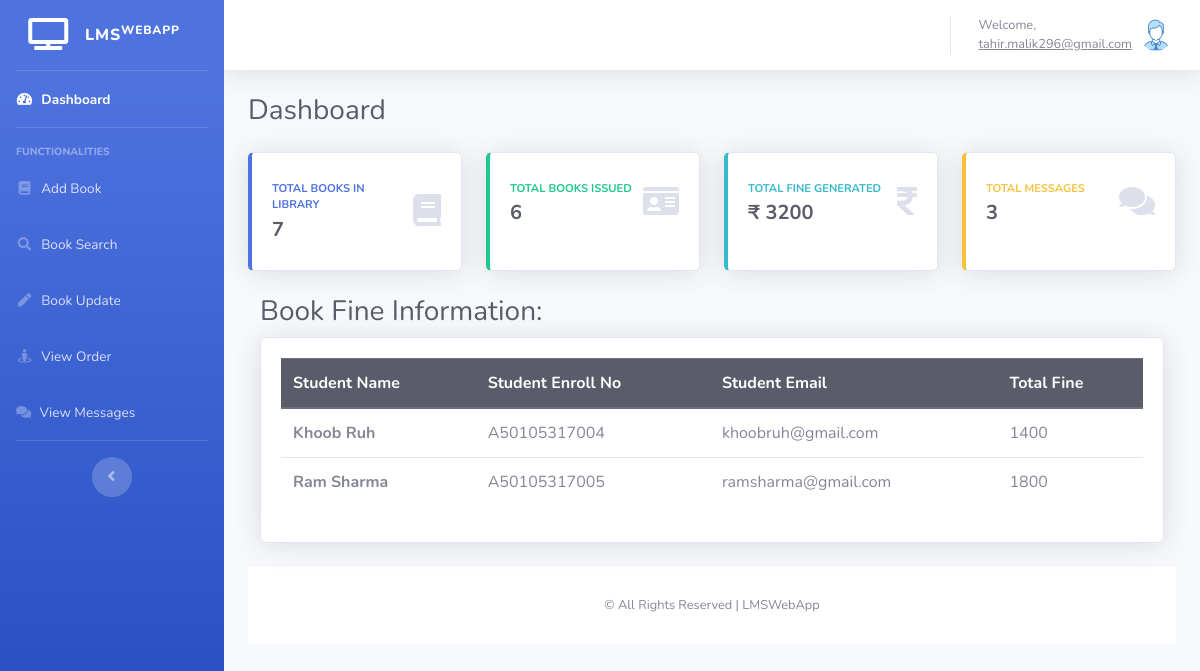
Page /Account/Panel/AdminPanel/index.php (signed in) on the committed database.
### tables this page shows
CREATE TABLE `finetable` (
  `ftid` int(11) NOT NULL,
  `studentname` varchar(100) NOT NULL,
  `studentenrollno` varchar(100) NOT NULL,
  `email` varchar(100) NOT NULL,
  `fine` int(10) NOT NULL,
  `time` timestamp NOT NULL DEFAULT current_timestamp() ON UPDATE current_timestamp()
);

### Account/Panel/AdminPanel/index.php (the view, shortened to what this page needs)
<?php
if(isset($_SESSION['email']) && isset($_SESSION['password'])) {
  $email = $_SESSION['email'];
  ?>
  <!DOCTYPE html>
<html lang="en">
<head>
  <link href="vendor/fontawesome-free/css/all.min.css" rel="stylesheet" type="text/css">
  <link href="css/sb-admin-2.min.css" rel="stylesheet">
</head>
<body id="page-top">
  <div id="wrapper">
    <ul class="navbar-nav bg-gradient-primary sidebar sidebar-dark accordion" id="accordionSidebar">
      <a class="sidebar-brand d-flex align-items-center justify-content-center" href="index.php">
        <div class="sidebar-brand-icon">
        <i class="fas fa-tv"></i>
        </div>
        <div class="sidebar-brand-text mx-3">LMS<sup>WebApp</sup></div>
      </a>
      <hr class="sidebar-divider my-0">
      <li class="nav-item active">
        <a class="nav-link" href="index.php">
          <i class="fas fa-fw fa-tachometer-alt"></i>
          <span>Dashboard</span></a>
      </li>
      <hr class="sidebar-divider">
      <div class="sidebar-heading">
        Functionalities
      </div>
      <li class="nav-item">
        <a class="nav-link collapsed" href="adminAddBook.php">
          <i class="fas fa-fw fa-book"></i>
          <span>Add Book</span>
        </a>
      </li>
      <li class="nav-item">
        <a class="nav-link collapsed" href="adminBookSearch.php">
          <i class="fas fa-fw fa-search"></i>
          <span>Book Search</span>
        </a>
      </li>
      <li class="nav-item">
        <a class="nav-link" href="adminBookUpdate.php">
          <i class="fas fa-fw fa-pen"></i>
          <span>Book Update</span></a>
      </li>
      <li class="nav-item">
        <a class="nav-link" href="adminViewOrder.php">
          <i class="fas fa-fw fa-street-view"></i>
          <span>View Order</span></a>
      </li>
      <li class="nav-item">
        <a class="nav-link" href="adminViewMessages.php">
          <i class="fas fa-comments fa"></i>
          <span>View Messages</span></a>
      </li>
      <hr class="sidebar-divider">
      <div class="text-center d-none d-md-inline">
        <button class="rounded-circle border-0" id="sidebarToggle"></button>
      </div>
    </ul>
    <div id="content-wrapper" class="d-flex flex-column">
      <div id="content">
        <nav class="navbar navbar-expand navbar-light bg-white topbar mb-4 static-top shadow">
          <ul class="navbar-nav ml-auto">
            <li class="nav-item dropdown no-arrow">
              <a class="nav-link dropdown-toggle" href="#" id="userDropdown" role="button" data-toggle="dropdown" aria-haspopup="true" aria-expanded="false">
                <span class="mr-2 d-none d-lg-inline text-gray-600 small">Welcome, <br>
                <u><?php
                 echo $email;
                ?></u>
                </span>
                <img class="img-profile rounded-circle" src="img\admin.png">
              </a>
            </li>
          </ul>
        </nav>
        <div class="container-fluid">
          <div class="d-sm-flex align-items-center justify-content-between mb-4">
            <h1 class="h3 mb-0 text-gray-800">Dashboard</h1>
          </div>
          <div class="row">
            <div class="col-xl-3 col-md-6 mb-4">
              <div class="card border-left-primary shadow h-100 py-2">
                <div class="card-body">
                  <div class="row no-gutters align-items-center">
                    <div class="col mr-2">
                      <div class="text-xs font-weight-bold text-primary text-uppercase mb-1">Total Books In Library</div>
                      <div class="h5 mb-0 font-weight-bold text-gray-800">
                      <?php
                          require('connect.php');
                          $query = "SELECT * FROM `bookdata`";
                          $result = mysqli_query($conn, $query);
                          if($result) {
                            $row = mysqli_num_rows($result);
                            if($row) {
                              echo $row;
                            }
                          }
                      ?>
                      </div>
                    </div>
                    <div class="col-auto">
                      <i class="fas fa-book fa-2x text-gray-300"></i>
                    </div>
                  </div>
                </div>
              </div>
            </div>
            <div class="col-xl-3 col-md-6 mb-4">
              <div class="card border-left-success shadow h-100 py-2">
                <div class="card-body">
                  <div class="row no-gutters align-items-center">
                    <div class="col mr-2">
                      <div class="text-xs font-weight-bold text-success text-uppercase mb-1">Total Books Issued</div>
                      <div class="h5 mb-0 font-weight-bold text-gray-800">
                      <?php
                          require('connect.php');
                          $query = "SELECT * FROM `studentorders`";
                          $result = mysqli_query($conn, $query);
                          if($result) {
                            $row = mysqli_num_rows($result);
                            if($row) {
                              echo $row;
                            }
                          }
                      ?>
                      </div>
                    </div>
                    <div class="col-auto">
                      <i class="fas fa-id-card fa-2x text-gray-300"></i>
                    </div>
                  </div>
                </div>
              </div>
            </div>
            <div class="col-xl-3 col-md-6 mb-4">
              <div class="card border-left-info shadow h-100 py-2">
                <div class="card-body">
                  <div class="row no-gutters align-items-center">
                    <div class="col mr-2">
                      <div class="text-xs font-weight-bold text-info text-uppercase mb-1">Total Fine Generated</div>
                      <div class="h5 mb-0 font-weight-bold text-gray-800">₹
                      <?php
                          require('connect.php');
                          $sql = "SELECT SUM(fine) AS `sumfine` FROM `finetable`";
                          $res = mysqli_query($conn, $sql);
                          $data = mysqli_fetch_array($res);
                          if($data > 0) {
                            echo $data['sumfine'];
                          }
                          else {
                            echo "0";
                          }
                      ?>
                      </div>
                    </div>
                    <div class="col-auto">
                      <i class="fas fa-rupee-sign fa-2x text-gray-300"></i>
                    </div>
                  </div>
                </div>
              </div>
            </div>
            <div class="col-xl-3 col-md-6 mb-4">
              <div class="card border-left-warning shadow h-100 py-2">
                <div class="card-body">
                  <div class="row no-gutters align-items-center">
                    <div class="col mr-2">
                      <div class="text-xs font-weight-bold text-warning text-uppercase mb-1">Total Messages</div>
                      <div class="h5 mb-0 font-weight-bold text-gray-800">
                      <?php
                          require('connect.php');
                          $query = "SELECT * FROM `contacttable`";
                          $result = mysqli_query($conn, $query);
                          if($result) {
                            $row = mysqli_num_rows($result);
                            if($row > 0) {
                              echo $row;
                            }
                            else {
                              echo "0";
                            }
                          }
                      ?>
                      </div>
                    </div>
                    <div class="col-auto">
                      <i class="fas fa-comments fa-2x text-gray-300"></i>
                    </div>
                  </div>
                </div>
              </div>
            </div>
          </div>
            <div class="col-lg-12 mb-8">
            <h1 class="h3 mb-2 text-gray-800">Book Fine Information:</h1>
          <div class="card shadow mb-4">
            <div class="card-body">
              <div class="table-responsive">
                <table class="table table-hover">
                <thead class="thead-dark">
                  <tr>
                    <th scope="col">Student Name</th>
                    <th scope="col">Student Enroll No</th>
                    <th scope="col">Student Email</th>
                    <th scope="col">Total Fine</th>
                  </tr>
                </thead>
                <tbody>
                <tbody>
                <?php
                include_once('connect.php');
                $sql = "SELECT * FROM `finetable`";
                $query = mysqli_query($conn, $sql);
                while($res = mysqli_fetch_array($query)) {
                ?>
                  <tr>
                    <th scope="row"><?php echo $res['studentname']; ?></th>
                    <td><?php echo $res['studentenrollno']; ?></td>
                    <td><?php echo $res['email']; ?></td>
                    <td><?php echo $res['fine']; ?></td>
                  <?php
                }
                ?>
                </tbody>
              </table>
              </div>
            </div>
          </div>
            </div>
      <footer class="sticky-footer bg-white">
        <div class="container my-auto">
          <div class="copyright text-center my-auto">
            <span>&copy; All Rights Reserved | LMSWebApp</span>
          </div>
        </div>
      </footer>
    </div>
  </div>
</body>
</html>
  <?php
}
else {
  echo "<script>
        alert('Email & Password Not Authenticated!');
        window.location.href='../../Login/adminLogin.php';
        </script>";
}
?>

### rows in the picture
finetable: studentname "Khoob Ruh", studentenrollno "A50105317004", email "khoobruh@gmail.com", fine "1400"
finetable: studentname "Ram Sharma", studentenrollno "A50105317005", email "ramsharma@gmail.com", fine "1800"

### other values in the picture
$email "tahir.malik296@gmail.com"
$row "7"
$row "6"
$data['sumfine'] "3200"
$row "3"
